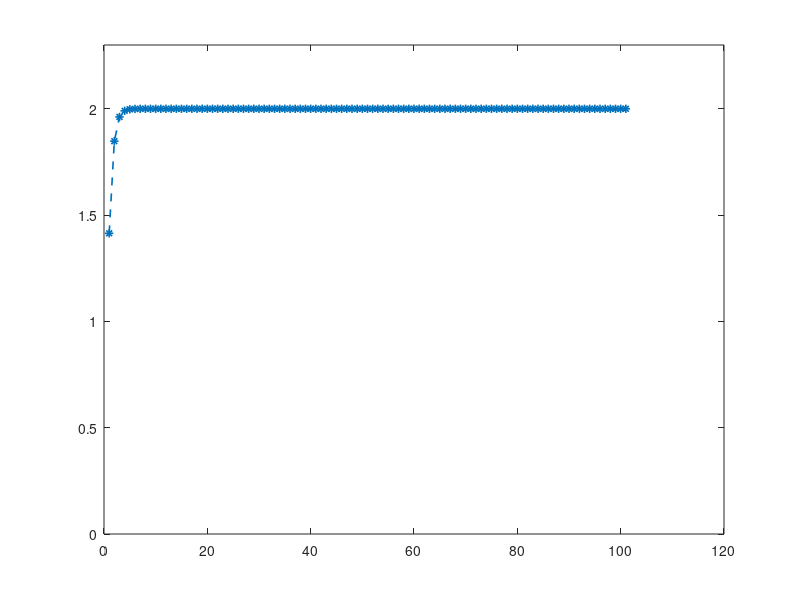

Source code (MATLAB):
x = [sqrt(2)];

for i=1:100
   xnew = sqrt(2+x(end));
   x = [x, xnew];
    
    
end


plot(1:length(x),x, '--*', 'LineWidth', 1.2);
ylim([0, 2.3]);

